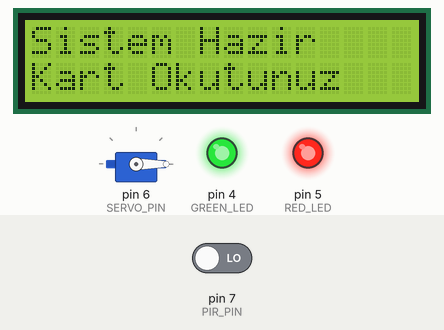
Simulated run of this sketch. Board: Arduino Uno, built with avr-gcc and run on an emulated ATmega328P. Shown: servo, 16×2 character LCD, output pins drawn as LEDs (lit = HIGH). The test bench sets the inputs (shaded band); at power-on: pin 7 (PIR_PIN) LOW. What the sketch prints to the serial monitor is not drawn.

Above: at 0.1 s.
At 0.6 s:
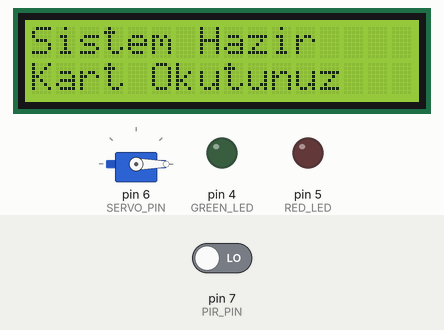
Timing chart, 0 to 2.1 s (numbered marks = the images above):
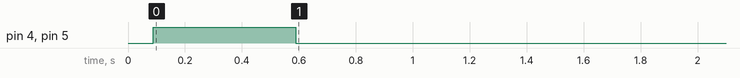

The sketch:

system1_pir_servo.ino
```cpp
#include <Servo.h>
#include <Wire.h>
#include <LiquidCrystal_I2C.h>

#define SERVO_PIN   6
#define PIR_PIN     7
#define GREEN_LED   4
#define RED_LED     5

Servo kapi;
LiquidCrystal_I2C lcd(0x27, 16, 2);

bool kapiAcik = false;
unsigned long kapiAcilmaZamani = 0;
unsigned long sonHareketZamani = 0;
const int KAPI_BEKLEME = 3000;
const int HAREKET_BEKLEME = 5000;

void setup() {
  Serial.begin(9600);
  pinMode(GREEN_LED, OUTPUT);
  pinMode(RED_LED, OUTPUT);
  pinMode(PIR_PIN, INPUT);

  digitalWrite(GREEN_LED, LOW);
  digitalWrite(RED_LED, LOW);

  kapi.attach(SERVO_PIN);
  kapi.write(0);

  lcd.init();
  lcd.backlight();
  lcd.setCursor(0, 0);
  lcd.print("Sistem Hazir");
  lcd.setCursor(0, 1);
  lcd.print("Kart Okutunuz");

  digitalWrite(GREEN_LED, HIGH);
  digitalWrite(RED_LED, HIGH);
  delay(500);
  digitalWrite(GREEN_LED, LOW);
  digitalWrite(RED_LED, LOW);

  Serial.println("SISTEM_HAZIR");
}

void loop() {
  if (digitalRead(PIR_PIN) == HIGH && !kapiAcik) {
    if (millis() - sonHareketZamani > HAREKET_BEKLEME) {
      Serial.println("HAREKET_ALGILANDI");
      sonHareketZamani = millis();
    }
  }

  if (kapiAcik && (millis() - kapiAcilmaZamani > KAPI_BEKLEME)) {
    kapiKapat();
  }
}

void kapiAc() {
  kapi.write(90);
  kapiAcik = true;
  kapiAcilmaZamani = millis();
  digitalWrite(GREEN_LED, HIGH);
  Serial.println("KAPI_ACILDI");
}

void kapiKapat() {
  kapi.write(0);
  kapiAcik = false;
  digitalWrite(GREEN_LED, LOW);
  Serial.println("KAPI_KAPANDI");
  lcd.clear();
  lcd.setCursor(0, 0);
  lcd.print("Sistem Hazir");
  lcd.setCursor(0, 1);
  lcd.print("Kart Okutunuz");
}

void yetkiliGiris(String uid) {
  lcd.clear();
  lcd.setCursor(0, 0);
  lcd.print("Hos Geldiniz!");
  lcd.setCursor(0, 1);
  lcd.print(uid);
  kapiAc();
}

void yetkisizGiris(String uid) {
  lcd.clear();
  lcd.setCursor(0, 0);
  lcd.print("Yetkisiz Giris!");
  lcd.setCursor(0, 1);
  lcd.print(uid);
  digitalWrite(RED_LED, HIGH);
  delay(2000);
  digitalWrite(RED_LED, LOW);
  delay(1000);
  lcd.clear();
  lcd.setCursor(0, 0);
  lcd.print("Sistem Hazir");
  lcd.setCursor(0, 1);
  lcd.print("Kart Okutunuz");
}
```
